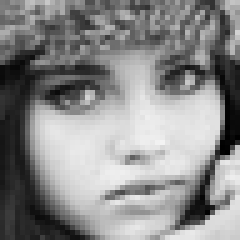
#> input picture phase I: Data collection/Archive/Focused_25_sample/1110.jpg, 48 x 48 px (shown 5 times larger); its folder holds only this picture in this run
$ python Pixel_Intensity_Distribution.py
#> lines starting #> are read from the running program, lines starting #| are printed output that depends on the picture
import cv2
import os
import matplotlib.pyplot as plt

def plot_intensity_distribution(image_folder):
    # Initialize lists to store pixel intensities
    intensities_gray = []

    # Iterate through images in the folder
    for filename in os.listdir(image_folder):
        if filename.endswith(".jpg") or filename.endswith(".png"):
            # Read greyscaled image
            image_path = os.path.join(image_folder, filename)
            gray_img = cv2.imread(image_path, cv2.IMREAD_GRAYSCALE)
#> gray_img is the input picture: shape (48, 48); min 0, max 243, mean 138.2

            # Calculate histogram
            hist_gray = cv2.calcHist([gray_img], [0], None, [256], [0, 256])
#> hist_gray = 256 values, max 34 at index 225, min 0 at index 5, mean 9
            intensities_gray.extend(hist_gray)

    # Plot histogram
    plt.figure(figsize=(8, 6))
    plt.title('Pixel Intensity Distribution')
    plt.xlabel('Pixel Intensity')
    plt.ylabel('Frequency')
    plt.plot(intensities_gray, color='black', label='Gray')
    plt.legend()
    plt.show()
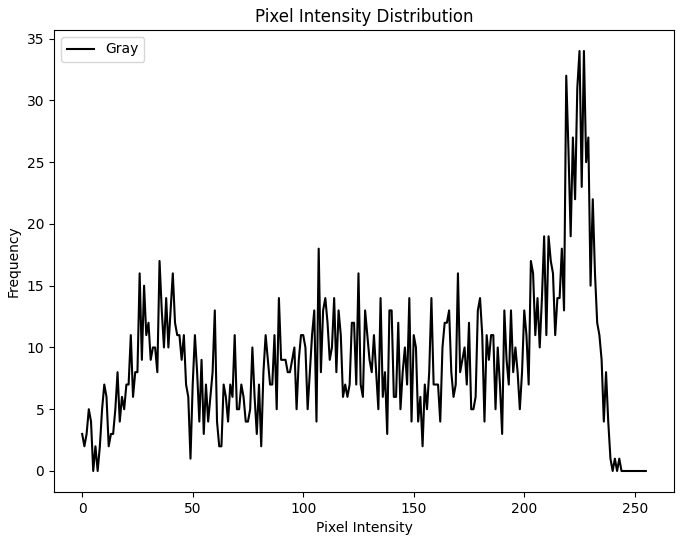
#> figure drawn by matplotlib, 1 panel; curve peaks at x = 225, y = 34

# current path
current_path = os.getcwd()
print(current_path)

# Change this to the path of your image folder
image_folder = current_path + "/Archive/Focused_25_sample"
plot_intensity_distribution(image_folder)

image_folder = current_path + "/Archive/Happy_25_sample"
#> (the run stopped early here; a loop or call above may not have finished)
